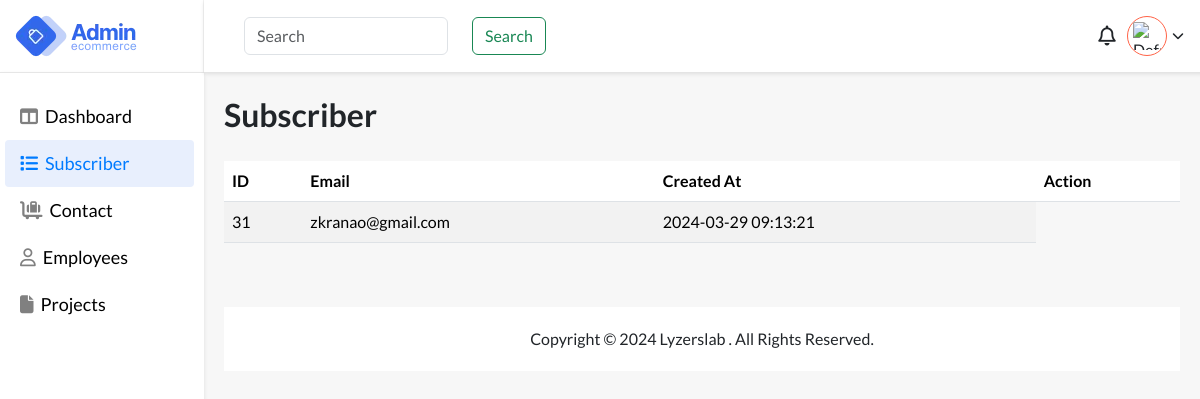
The app's page /files/subscriber.php (signed in), older data.
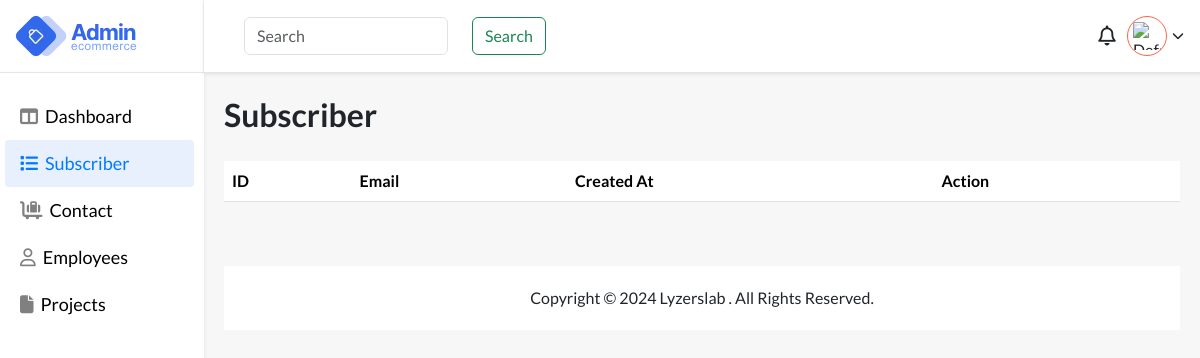
The same page, newer data.
### tables this page shows
CREATE TABLE `subscribers` (
  `id` int(11) NOT NULL,
  `email` varchar(255) NOT NULL,
  `created_at` timestamp NOT NULL DEFAULT current_timestamp()
);

### files/subscriber.php (the view, shortened to what this page needs)
<?php
require_once "../auth/db-connection/config.php";
?>
<!DOCTYPE html>
<html lang="en">
<head>
    <link href="https://cdn.jsdelivr.net/npm/bootstrap@5.3.2/dist/css/bootstrap.min.css" rel="stylesheet">
    <link rel="stylesheet" href="https://cdnjs.cloudflare.com/ajax/libs/font-awesome/6.5.1/css/all.min.css" />
    <link rel="stylesheet" href="../styling/style.css">
</head>
<body style="background:#f7f7f7;">
    <main>
        <div class="app-wrapper">
            <div class="app-sidebar">
                <div class="side-header flex pr-3">
                    <div class="logo flex">
                        <img src="images/logo.webp" alt="logo">
                    </div>
                </div>
                <div class="sidebard-nav">
                    <ul>
                        <li class="">
                            <a href="dashboard.php">
                                <i class="fa-solid fa-table-columns"></i>
                                <span class="block">Dashboard</span>
                            </a>
                        </li>
                        <li class="active">
                            <a href="subscriber.php">
                                <i class="fa-solid fa-list"></i>
                                <span class="block">Subscriber</span>
                            </a>
                        </li>
                        <li>
                            <a href="contact.php">
                               <i class="fa-solid fa-cart-flatbed-suitcase"></i>
                                <span class="block">Contact</span>
                            </a>
                        </li>
                        <li class="">
                            <a href="employees.php">
                                <i class="fa-regular fa-user"></i>
                                <span class="block">Employees</span>
                            </a>
                        </li>
                         <li>
                            <a href="projects.php">
                                <i class="fa-solid fa-file"></i>
                                <span class="block">Projects</span>
                            </a>
                        </li>
                    </ul>
                </div>
            </div>
            <div class="header-body">
                <div class="user flex-end">
                    <div class="search">
                        <form class="d-flex gap-3" role="search">
                            <input class="form-control me-2" type="search" placeholder="Search" aria-label="Search">
                            <button class="btn btn-outline-success" type="submit">Search</button>
                        </form>
                    </div>
                    <div class="account">
                    <div class="notifications" id="notificationsDropdown">
                        <i class="far fa-bell"></i>
                    </div>
                        <div class="wrap-u" onclick="toggleUserOptions()">
                            <div class="user-pro flex">
                                <?php if (isset($_SESSION["profile_photo"])) : ?>
                                    <img src="<?php echo $_SESSION["profile_photo"]; ?>" alt="Profile Photo">
                                <?php else : ?>
                                    <img src="default_profile_photo.jpg" alt="Default Profile Photo">
                                <?php endif; ?>
                            </div>
                            <i class="fa-solid fa-chevron-down"></i>
                        </div>
                    </div>
                </div>
                <div class="h-container">
                    <div class="main">
                        <h1 class="page-heading"> Subscriber </h1>
                        <div class="subscriber-data">
                            <?php
                            $query = "SELECT * FROM subscribers";
                            $stmt = $connection->prepare($query);
                            if ($stmt->execute()) {
                                $subscribers = $stmt->fetchAll(PDO::FETCH_ASSOC);
                            } else {
                                echo "Error fetching subscribers: " . $stmt->errorInfo()[2];
                                exit;
                            }
                            ?>
                            <div class="table-responsive mt-4">
                                <table class="table table-striped">
                                    <thead>
                                        <tr>
                                            <th>ID</th>
                                            <th>Email</th>
                                            <th>Created At</th>
                                            <th>Action</th>
                                        </tr>
                                    </thead>
                                    <tbody>
                                        <?php foreach ($subscribers as $subscriber) : ?>
                                            <tr>
                                                <td><?php echo $subscriber['id']; ?></td>
                                                <td class="subscriber-email" data-id="<?php echo $subscriber['id']; ?>"><?php echo $subscriber['email']; ?></td>
                                                <td><?php echo $subscriber['created_at']; ?></td>
                                            </tr>
                                        <?php endforeach; ?>
                                    </tbody>
                                </table>
                            </div>
                        </div>
                        <footer class="footer mt-5">
                            <p class="mb-0">
                                Copyright © <span>2024</span> Lyzerslab . All Rights Reserved.
                            </p>
                        </footer>
                    </div>
                </div>
            </div>
        </div>
    </main>
</body>
</html>

### styling/style.css (style rules this page uses)
body { font-family: "Lato", sans-serif !important; }
.flex { display: flex; justify-content: space-between; align-items: center; }
.flex-end { display: flex; justify-content: flex-end; align-items: center; }
.block { display: block; }
.h-container { padding: 40px; padding-bottom: 0; transition: all 0.4s ease-in-out; margin-top: 72px; }
.page-heading { font-size: 42px; font-weight: 600; line-height: 45px; }
.app-wrapper { display: flex; justify-content: space-between; min-height: 100vh; }
.app-sidebar { width: 15%; position: fixed; left: 0; height: 100vh; }
.side-header { background: #fff; box-shadow: 0 2px 4px #0000001a; height: 72px; padding: 0 10px 0 15px; padding-right: 10px; border-right: 1px solid #cccccc42; }
.sidebard-nav { background: #fff; box-shadow: 0 2px 4px #0000001a; padding: 0 10px 40px 15px; height: 100%; border-top: 1px solid #cecece82; }
.sidebard-nav ul { padding: 0; margin-top: 20px; list-style: none; }
.sidebard-nav ul li { width: 100%; padding: 15px 0; padding-left: 10px; transition: all 0.4s ease-in-out; }
.sidebard-nav ul li.active, .sidebard-nav ul li:hover { background-color: #e8effd; border-radius: 4px; }
.sidebard-nav ul li a { text-decoration: none !important; }
.sidebard-nav ul li a i { color: gray; }
.sidebard-nav ul li:hover a i, .sidebard-nav ul li:hover a, .sidebard-nav ul .active a, .sidebard-nav ul .active a i { color: #007bff !important; }
.sidebard-nav ul li.active a, .sidebard-nav ul li.active a i { color: #007bff !important; }
.sidebard-nav ul li a { font-size: 20px; font-weight: 500; display: flex; align-items: center; gap: 10px; color: black; }
.header-body { width: calc(100% - 15%); margin-left: 15%; }
.logo { width: 200px; height: 72px; }
.user { gap: 20px; padding-right: 40px; padding-left: 40px; background: #fff; box-shadow: 0 2px 4px #0000001a; display: flex; justify-content: space-between; align-items: center; height: 72px; position: fixed; width: calc(100% - 15%); z-index: 12; }
.user-pro { width: 50px; height: 50px; border-radius: 100%; background: #fff; padding: 5px; border: 1px solid tomato; overflow: hidden; cursor: pointer; }
.user-pro img { width: 100%; height: 100%; object-fit: contain; }
.wrap-u { display: flex; align-items: center; gap: 5px; cursor: pointer; }
.notifications i { font-size: 24px; cursor: pointer; }
.notifications { width: 40px; height: 40px; display: flex; justify-content: center; align-items: center; position: relative; }
.account { width: 20%; display: flex; align-items: center; justify-content: end; position: relative; }
@media screen and (min-width: 1024px) and (max-width: 1280px) { .sidebard-nav { padding: 0 10px 40px 5px; } }
@media screen and (min-width: 1024px) and (max-width: 1280px) { .app-sidebar { width: 17%; } }
@media screen and (min-width: 1024px) and (max-width: 1280px) { .header-body { width: calc(100% - 17%); margin-left: 17%; } }
@media screen and (min-width: 1024px) and (max-width: 1280px) { .h-container { padding: 20px; padding-bottom: 0; } }
@media screen and (max-width: 1444px) { .sidebard-nav ul li a { font-size: 18px; gap: 7px; } }
@media screen and (max-width: 1444px) { .sidebard-nav ul li { padding: 10px 0; padding-left: 15px; } }
@media screen and (max-width: 1444px) { .user-pro { width: 40px; height: 40px; } }
@media screen and (max-width: 1444px) { .wrap-u i { font-size: 12px; } }
@media screen and (max-width: 1444px) { .notifications i { font-size: 20px; } }
@media screen and (max-width: 1444px) { .page-heading { font-size: 32px; } }
.footer { padding: 20px; background: white; text-align: center; }
input { flex-grow: 1; margin-right: 10px; }

Row changes from the older to the newer data that the page shows:
removed subscribers: id "31", email "zkranao@gmail.com", created_at "2024-03-29 09:13:21"
